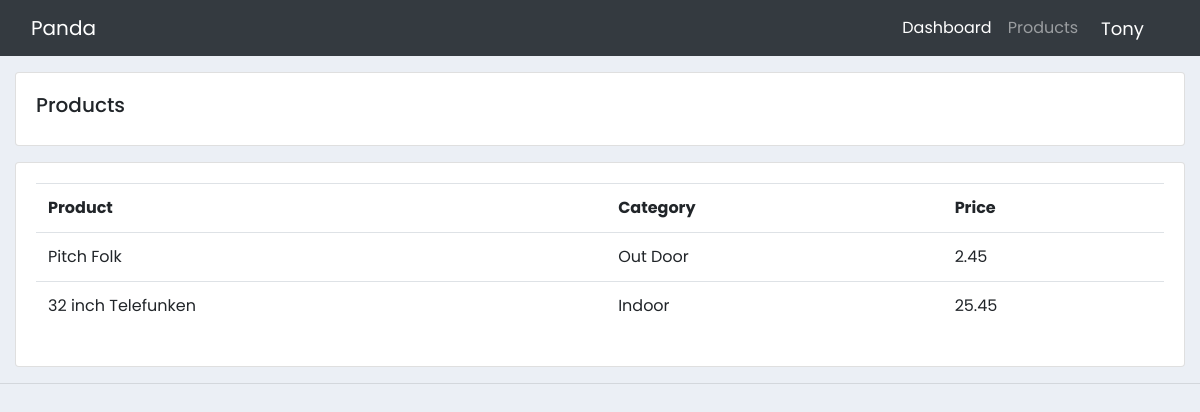
Screenshot of /products/ (signed in) with the database file from the repository.
### accounts/models.py (models this page shows, shortened)
class Product(models.Model):
    CATEGORY =(
        ('Indoor', 'Indoor'),
        ('Out Door', 'Out Door'),
        ('Clothing', 'Clothing'),
        ('Electronics', 'Electronics'),
        ('Accessories', 'Accessories'),
    )
    name = models.CharField(max_length=200, null =  True)
    price = models.FloatField(null= True)
    category = models.CharField(max_length=200, null =  True, choices= CATEGORY)
    description = models.CharField(max_length=400, null =  True, blank = True)
    date_created = models.DateTimeField(auto_now_add = True, null =  True)
    tags = models.ManyToManyField(Tag)

### accounts/decorators.py (the view)
        def wrapper_funct(request, *args, **kwargs):
            group = None
            if  request.user.groups.exists():
                group = request.user.groups.all()[0].name
            if group in allowed_roles :
                return view_func(request, *args, **kwargs)
            else:
                return HttpResponse('You are not authorised toviw this page')

### accounts/views.py (called while the page is built)
@login_required(login_url='login')
@allowed_users(allowed_roles = ['admin'])
def products_view(request):
    products = Product.objects.all()
    context = {
        'products' : products,
    }
    return render(request, 'accounts/products.html', context)

### accounts/templates/accounts/products.html
{% extends 'accounts/main.html'%}
{% load static %}
{% block content %}
  <div class="container-fluid mt-3">
    <div class="row ">
      <div class="col-md">
        <div class="card card-body mb-3">
          <h5>Products </h5>
        </div>
        <div class="card card-body">
          <table class="table">
            <tr>
              <th>Product</th>
              <th>Category</th>
              <th>Price</th>
            </tr>
            {% for i in products %}
              <tr>
                <td> {{i.name}} </td>
                <td> {{i.category}} </td>
                <td> {{i.price}} </td>
              </tr>
            {% endfor %}
          </table>
        </div>
      </div>
    </div>
  </div>
{% endblock %}

### accounts/templates/accounts/navbar.html (shortened to what this page needs)
{% load static %}
<nav class="navbar navbar-expand-lg navbar-dark bg-dark">
  <div class="container-fluid">
    <a class="navbar-brand" href="{% url 'accounts:home' %}">Panda</a>
  <div class="collapse navbar-collapse mr-auto" id="navbarNav">
    <ul class="navbar-nav ml-auto">
      {% if request.user.is_staff  %}
      <li class="nav-item active">
        <a class="nav-link" href="{% url 'accounts:home' %}">Dashboard <span class="sr-only">(current)</span></a>
      </li>
      <li class="nav-item">
        <a class="nav-link" href="{% url 'accounts:products' %}">Products</a>
      </li>
      {% else %}
      <li class="nav-item">
           <a class="nav-link" href="{% url 'accounts:account' %}">
           Setting
           </a>
      </li>
      {% endif %}
    </ul>
  </div>
  </div>
  <span class="hello-msg" >{{request.user}}</span>
   <span >
   </span>
</nav>

### static/css/main.css (style rules this page uses)
body, html { margin: 0; padding: 0; height: 100%; }
body { background-color: #ebeff5; font-family: 'Poppins', sans-serif; }
a.navbar-brand { font-family: 'Poppins'; font-size: 25; color: red; }
.hello-msg { font-size: 18px; color: #fff; margin-right: 20px }

### rows the page displays
Product: name "Pitch Folk", category "Out Door", price "2.45"
Product: name "32 inch Telefunken", category "Indoor", price "25.45"

### other values shown
{{ request.user }} "Tony"
